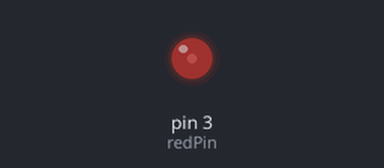
This sketch was run on a simulated Arduino Uno, built with avr-gcc and run on an emulated ATmega328P. Parts: output pins drawn as LEDs (lit = HIGH).

Above: at 0.05 s.
At 0.6 s:
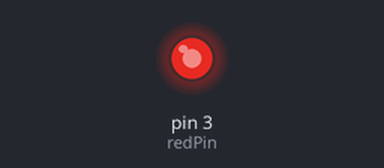
At 0.8 s:
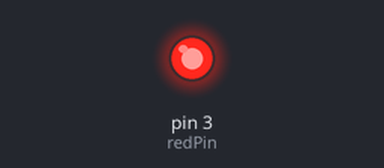
At 1.2 s:
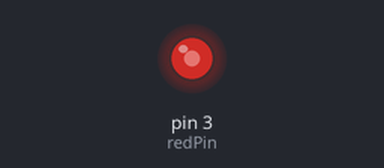
Timing chart, 0 to 3.0 s (numbered marks = the images above):
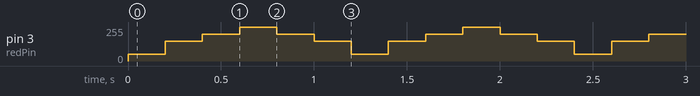

Measured:
- by itself, pin 3 (redPin): repeats every 1.2 s: 150/255 0.20 s, 200/255 0.20 s, 255/255 0.20 s, 200/255 0.20 s, 150/255 0.20 s, 50/255 0.20 s

The sketch:

Lesson7Homework_aug25a.ino
```cpp
int redPin = 3;

int brightLow = 50;
int brightMedium = 150;
int brightHigh = 200;
int brightMax = 255;

int wait = 200;

void setup() {
  // put your setup code here, to run once:
  pinMode(redPin, OUTPUT);
}

void loop() {
  // put your main code here, to run repeatedly:
  analogWrite(redPin, brightLow);
  delay(wait);

  analogWrite(redPin, brightMedium);
  delay(wait);

  analogWrite(redPin, brightHigh);
  delay(wait);

  analogWrite(redPin, brightMax);
  delay(wait);

  analogWrite(redPin, brightHigh);
  delay(wait);

  analogWrite(redPin, brightMedium);
  delay(wait);
}
```
